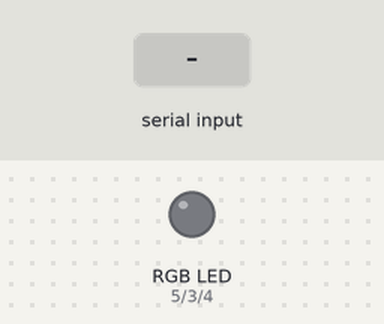
A sketch run on a simulated Arduino Uno, built with avr-gcc and run on an emulated ATmega328P. Shown: an RGB LED mixed from three pins (HIGH = lit). The test bench sets the inputs (shaded band).

Above: at 1.2 s.
1.3 s: "g" received over Serial
At 2.2 s:
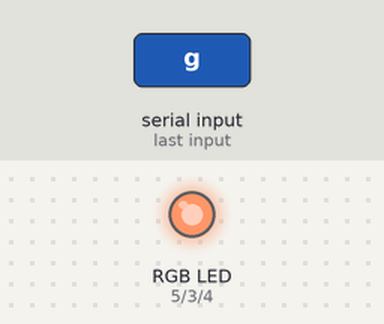
2.8 s: "r" received over Serial
At 4.0 s:
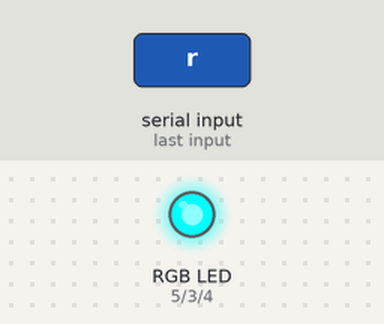
4.3 s: "b" received over Serial
At 5.4 s:
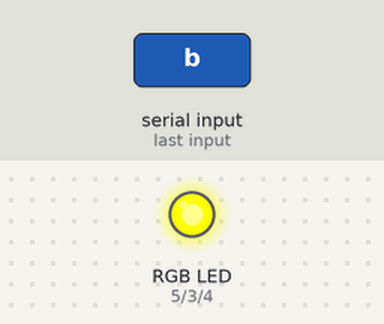
Timing chart, 0 to 7.3 s (numbered marks = the images above; inputs shaded):
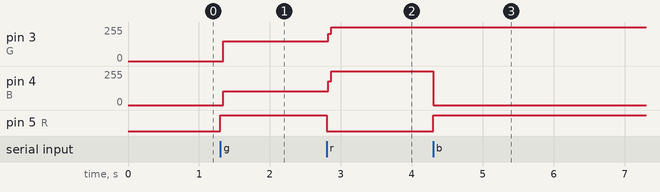

The sketch:

LED.ino
```cpp
int R=5,B=4,G=3;
char control;
void setup() {
Serial.begin(9600);
pinMode(R,OUTPUT);
pinMode(G,OUTPUT);
pinMode(B,OUTPUT);
}


void loop() {
if(Serial.available()>0){
control=Serial.read();
}

switch(control)
{case 'r': // {case 'r': // {case 'r': // {case 'r': // 顯示紅色
analogWrite(R,0);
analogWrite(G,255);
analogWrite(B,255);
break;
case 'g':// 'g':// 顯示綠色
analogWrite(R,255);
analogWrite(G,0);
analogWrite(B,255);
case 'b':// 'g':// 顯示綠色
analogWrite(R,255);
analogWrite(G,255);
analogWrite(B,0);
break;}
}
```

Measured:
- after the input at 1.3 s, pin 3 (G): 0/255 → 150/255 at once; pin 4 (B): 0/255 → 104/255 at once; pin 5 (R): LOW → HIGH at once
- after the input at 2.8 s, pin 3 (G): 150/255 → 255/255 at once; pin 4 (B): 104/255 → 255/255 at once; pin 5 (R): HIGH → LOW at once
- after the input at 4.3 s, pin 4 (B): 255/255 → 0/255 at once; pin 5 (R): LOW → HIGH at once
